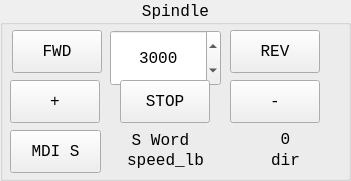
   <widget class="QGroupBox" name="groupBox_6">
    <property name="geometry">
     <rect>
      <x>1479</x>
      <y>440</y>
      <width>351</width>
      <height>181</height>
     </rect>
    </property>
    <property name="font">
     <font>
      <family>Monospace</family>
      <pointsize>12</pointsize>
     </font>
    </property>
    <property name="title">
     <string>Spindle</string>
    </property>
    <property name="alignment">
     <set>Qt::AlignCenter</set>
    </property>
    <widget class="QPushButton" name="spindle_plus_pb">
     <property name="geometry">
      <rect>
       <x>10</x>
       <y>80</y>
       <width>90</width>
       <height>43</height>
      </rect>
     </property>
     <property name="font">
      <font>
       <family>Monospace</family>
       <pointsize>12</pointsize>
      </font>
     </property>
     <property name="text">
      <string>+</string>
     </property>
    </widget>
    <widget class="QSpinBox" name="spindle_speed_sb">
     <property name="geometry">
      <rect>
       <x>110</x>
       <y>30</y>
       <width>111</width>
       <height>56</height>
      </rect>
     </property>
     <property name="minimumSize">
      <size>
       <width>0</width>
       <height>56</height>
      </size>
     </property>
     <property name="font">
      <font>
       <family>Monospace</family>
       <pointsize>12</pointsize>
      </font>
     </property>
     <property name="frame">
      <bool>true</bool>
     </property>
     <property name="alignment">
      <set>Qt::AlignCenter</set>
     </property>
     <property name="maximum">
      <number>27500</number>
     </property>
     <property name="singleStep">
      <number>100</number>
     </property>
     <property name="value">
      <number>3000</number>
     </property>
     <property name="input" stdset="0">
      <string>number</string>
     </property>
    </widget>
    <widget class="QLabel" name="spindle_direction_0_lb">
     <property name="geometry">
      <rect>
       <x>230</x>
       <y>150</y>
       <width>111</width>
       <height>20</height>
      </rect>
     </property>
     <property name="font">
      <font>
       <family>Monospace</family>
       <pointsize>12</pointsize>
       <weight>50</weight>
       <italic>false</italic>
       <bold>false</bold>
      </font>
     </property>
     <property name="frameShape">
      <enum>QFrame::NoFrame</enum>
     </property>
     <property name="text">
      <string>dir</string>
     </property>
     <property name="alignment">
      <set>Qt::AlignCenter</set>
     </property>
    </widget>
    <widget class="QLabel" name="spindle_actual_speed_lb">
     <property name="geometry">
      <rect>
       <x>230</x>
       <y>130</y>
       <width>111</width>
       <height>19</height>
      </rect>
     </property>
     <property name="font">
      <font>
       <family>Monospace</family>
       <pointsize>12</pointsize>
       <weight>50</weight>
       <italic>false</italic>
       <bold>false</bold>
      </font>
     </property>
     <property name="frameShape">
      <enum>QFrame::NoFrame</enum>
     </property>
     <property name="text">
      <string>0</string>
     </property>
     <property name="alignment">
      <set>Qt::AlignCenter</set>
     </property>
     <property name="precision" stdset="0">
      <string>0</string>
     </property>
    </widget>
    <widget class="QPushButton" name="spindle_fwd_pb">
     <property name="geometry">
      <rect>
       <x>12</x>
       <y>30</y>
       <width>90</width>
       <height>43</height>
      </rect>
     </property>
     <property name="font">
      <font>
       <family>Monospace</family>
       <pointsize>12</pointsize>
      </font>
     </property>
     <property name="text">
      <string>FWD</string>
     </property>
    </widget>
    <widget class="QPushButton" name="spindle_minus_pb">
     <property name="geometry">
      <rect>
       <x>230</x>
       <y>80</y>
       <width>90</width>
       <height>43</height>
      </rect>
     </property>
     <property name="font">
      <font>
       <family>Monospace</family>
       <pointsize>12</pointsize>
      </font>
     </property>
     <property name="text">
      <string>-</string>
     </property>
    </widget>
    <widget class="QPushButton" name="spindle_rev_pb">
     <property name="enabled">
      <bool>true</bool>
     </property>
     <property name="geometry">
      <rect>
       <x>230</x>
       <y>30</y>
       <width>90</width>
       <height>43</height>
      </rect>
     </property>
     <property name="font">
      <font>
       <family>Monospace</family>
       <pointsize>12</pointsize>
      </font>
     </property>
     <property name="text">
      <string>REV</string>
     </property>
    </widget>
    <widget class="QLabel" name="settings_speed_lb">
     <property name="geometry">
      <rect>
       <x>110</x>
       <y>150</y>
       <width>111</width>
       <height>20</height>
      </rect>
     </property>
     <property name="font">
      <font>
       <family>Monospace</family>
       <pointsize>12</pointsize>
       <weight>50</weight>
       <italic>false</italic>
       <bold>false</bold>
      </font>
     </property>
     <property name="frameShape">
      <enum>QFrame::NoFrame</enum>
     </property>
     <property name="text">
      <string>speed_lb</string>
     </property>
     <property name="alignment">
      <set>Qt::AlignCenter</set>
     </property>
    </widget>
    <widget class="QLabel" name="label_38">
     <property name="geometry">
      <rect>
       <x>110</x>
       <y>130</y>
       <width>101</width>
       <height>20</height>
      </rect>
     </property>
     <property name="font">
      <font>
       <family>Monospace</family>
       <pointsize>12</pointsize>
       <weight>50</weight>
       <italic>false</italic>
       <bold>false</bold>
      </font>
     </property>
     <property name="text">
      <string>S Word</string>
     </property>
     <property name="alignment">
      <set>Qt::AlignCenter</set>
     </property>
    </widget>
    <widget class="QPushButton" name="spindle_stop_pb">
     <property name="geometry">
      <rect>
       <x>120</x>
       <y>80</y>
       <width>90</width>
       <height>43</height>
      </rect>
     </property>
     <property name="font">
      <font>
       <family>Monospace</family>
       <pointsize>12</pointsize>
      </font>
     </property>
     <property name="text">
      <string>STOP</string>
     </property>
    </widget>
    <widget class="QPushButton" name="mdi_s_pb">
     <property name="geometry">
      <rect>
       <x>10</x>
       <y>130</y>
       <width>91</width>
       <height>43</height>
      </rect>
     </property>
     <property name="font">
      <font>
       <family>Monospace</family>
       <pointsize>12</pointsize>
      </font>
     </property>
     <property name="text">
      <string>MDI S</string>
     </property>
    </widget>
   </widget>
